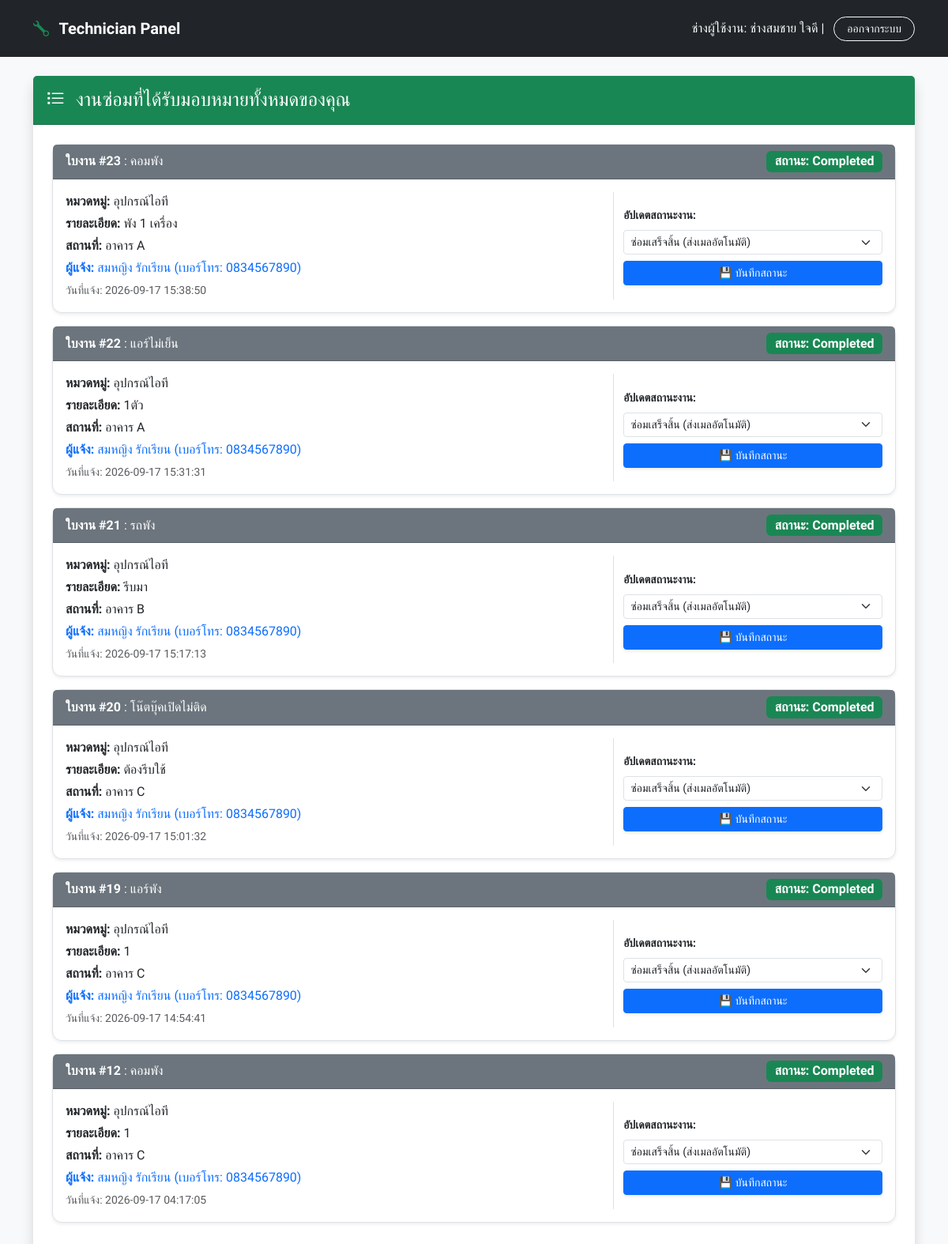
The app's page /tech_dashboard.php (signed in) with its own data.
### tables this page shows
CREATE TABLE `tickets` (
  `ticket_id` int(11) NOT NULL,
  `user_id` int(11) NOT NULL,
  `contact_email` varchar(255) DEFAULT NULL,
  `category_id` int(11) NOT NULL,
  `technician_id` int(11) DEFAULT NULL,
  `title` varchar(150) NOT NULL,
  `description` text NOT NULL,
  `location` varchar(150) NOT NULL,
  `status` enum('Pending','Assigned','In Progress','Completed','Cancelled') DEFAULT 'Pending',
  `priority` enum('Low','Medium','High','Urgent') DEFAULT 'Medium',
  `created_at` timestamp NOT NULL DEFAULT current_timestamp(),
  `updated_at` timestamp NOT NULL DEFAULT current_timestamp() ON UPDATE current_timestamp()
);

CREATE TABLE `categories` (
  `category_id` int(11) NOT NULL,
  `category_name` varchar(100) NOT NULL,
  `description` text DEFAULT NULL,
  `created_at` timestamp NOT NULL DEFAULT current_timestamp()
);

CREATE TABLE `users` (
  `user_id` int(11) NOT NULL,
  `username` varchar(50) NOT NULL,
  `password_hash` varchar(255) NOT NULL,
  `full_name` varchar(100) NOT NULL,
  `email` varchar(100) NOT NULL,
  `phone` varchar(20) NOT NULL,
  `role` enum('User','Technician','Admin') DEFAULT 'User',
  `is_active` tinyint(1) DEFAULT 1,
  `created_at` timestamp NOT NULL DEFAULT current_timestamp(),
  `updated_at` timestamp NOT NULL DEFAULT current_timestamp() ON UPDATE current_timestamp()
);

### tech_dashboard.php (the view, shortened to what this page needs)
<?php
include 'db.php';
$tech_id = $_SESSION['user_id'];
$stmt_tickets = $conn->prepare("
    SELECT t.*, u.full_name AS user_name, u.phone AS user_phone, c.category_name
    FROM tickets t
    JOIN users u ON t.user_id = u.user_id
    JOIN categories c ON t.category_id = c.category_id
    WHERE t.technician_id = ?
    ORDER BY FIELD(t.status, 'Assigned', 'In Progress', 'Completed'), t.created_at DESC
");
$stmt_tickets->execute([$tech_id]);
$tickets = $stmt_tickets->fetchAll(PDO::FETCH_ASSOC);
?>
<!DOCTYPE html>
<html lang="th">
<head>
    <link href="https://cdn.jsdelivr.net/npm/bootstrap@5.3.0/dist/css/bootstrap.min.css" rel="stylesheet">
    <link rel="stylesheet" href="https://cdn.jsdelivr.net/npm/bootstrap-icons@1.10.5/font/bootstrap-icons.css">
</head>
<body class="bg-light">
    <nav class="navbar navbar-expand-lg navbar-dark bg-dark mb-4 py-3">
        <div class="container">
            <a class="navbar-brand fw-bold" href="#"><i class="bi bi-wrench text-success me-2"></i> Technician Panel</a>
            <span class="text-light">ช่างผู้ใช้งาน: <?= htmlspecialchars($_SESSION['full_name']); ?> | <a href="index.php" class="btn btn-outline-light btn-sm ms-2 rounded-pill px-3">ออกจากระบบ</a></span>
        </div>
    </nav>
    <div class="container mb-5">
        <div class="card shadow mb-4">
            <div class="card-header bg-success text-white py-3">
                <h4 class="mb-0"><i class="bi bi-list-task me-2"></i> งานซ่อมที่ได้รับมอบหมายทั้งหมดของคุณ</h4>
            </div>
            <div class="card-body p-4">
                <?php if(count($tickets) > 0): ?>
                    <?php foreach($tickets as $row): ?>
                        <div class="card border mb-3 shadow-sm">
                            <div class="card-header d-flex justify-content-between align-items-center bg-secondary text-white">
                                <span><strong>ใบงาน #<?= $row['ticket_id']; ?></strong> : <?= htmlspecialchars($row['title']); ?></span>
                                <span class="badge bg-<?= ($row['status'] == 'Completed') ? 'success' : 'warning text-dark'; ?> fs-6">สถานะ: <?= $row['status']; ?></span>
                            </div>
                            <div class="card-body">
                                <div class="row">
                                    <div class="col-md-8">
                                        <p class="mb-1"><strong>หมวดหมู่:</strong> <?= htmlspecialchars($row['category_name']); ?></p>
                                        <p class="mb-1"><strong>รายละเอียด:</strong> <?= htmlspecialchars($row['description']); ?></p>
                                        <p class="mb-1"><strong>สถานที่:</strong> <?= htmlspecialchars($row['location']); ?></p>
                                        <p class="mb-1 text-primary"><strong>ผู้แจ้ง:</strong> <?= htmlspecialchars($row['user_name']); ?> (เบอร์โทร: <?= htmlspecialchars($row['user_phone']); ?>)</p>
                                        <small class="text-muted">วันที่แจ้ง: <?= $row['created_at']; ?></small>
                                    </div>
                                    <div class="col-md-4 border-start d-flex flex-column justify-content-center">
                                        <form method="POST">
                                            <label class="form-label fw-bold small">อัปเดตสถานะงาน:</label>
                                            <select name="status" class="form-select form-select-sm mb-2" required>
                                                <option value="Completed" <?= ($row['status'] == 'Completed') ? 'selected' : ''; ?>>ซ่อมเสร็จสิ้น (ส่งเมลอัตโนมัติ)</option>
                                            </select>
                                            <button type="submit" name="update_status" class="btn btn-sm btn-primary w-100 shadow-sm">💾 บันทึกสถานะ</button>
                                        </form>
                                    </div>
                                </div>
                            </div>
                        </div>
                    <?php endforeach; ?>
                <?php else: ?>
                    <div class="text-center text-muted py-5">ยังไม่มีงานซ่อมที่ได้รับมอบหมายในขณะนี้</div>
                <?php endif; ?>
            </div>
        </div>
    </div>
</body>
</html>

### tech_dashboard.php (style rules this page uses)
body { font-family: 'Prompt', sans-serif; background-color: #f4f7f6; }
.card { border: none; border-radius: 12px; box-shadow: 0 4px 20px rgba(0,0,0,0.05); }

### records on screen
tickets: ticket_id "23", title "คอมพัง", status "Completed", category.category_name "อุปกรณ์ไอที", description "พัง 1 เครื่อง", location "อาคาร A", user.full_name "สมหญิง รักเรียน", user.phone "0834567890", created_at "2026-09-17 15:38:50", status "ซ่อมเสร็จสิ้น (ส่งเมลอัตโนมัติ)"
tickets: ticket_id "22", title "แอร์ไม่เย็น", status "Completed", category.category_name "อุปกรณ์ไอที", description "1ตัว", location "อาคาร A", user.full_name "สมหญิง รักเรียน", user.phone "0834567890", created_at "2026-09-17 15:31:31", status "ซ่อมเสร็จสิ้น (ส่งเมลอัตโนมัติ)"
tickets: ticket_id "21", title "รถพัง", status "Completed", category.category_name "อุปกรณ์ไอที", description "รีบมา", location "อาคาร B", user.full_name "สมหญิง รักเรียน", user.phone "0834567890", created_at "2026-09-17 15:17:13", status "ซ่อมเสร็จสิ้น (ส่งเมลอัตโนมัติ)"
tickets: ticket_id "20", title "โน๊ตบุ๊คเปิดไม่ติด", status "Completed", category.category_name "อุปกรณ์ไอที", description "ต้องรีบใช้", location "อาคาร C", user.full_name "สมหญิง รักเรียน", user.phone "0834567890", created_at "2026-09-17 15:01:32", status "ซ่อมเสร็จสิ้น (ส่งเมลอัตโนมัติ)"
tickets: ticket_id "19", title "แอร์พัง", status "Completed", category.category_name "อุปกรณ์ไอที", description "1", location "อาคาร C", user.full_name "สมหญิง รักเรียน", user.phone "0834567890", created_at "2026-09-17 14:54:41", status "ซ่อมเสร็จสิ้น (ส่งเมลอัตโนมัติ)"
tickets: ticket_id "12", title "คอมพัง", status "Completed", category.category_name "อุปกรณ์ไอที", description "1", location "อาคาร C", user.full_name "สมหญิง รักเรียน", user.phone "0834567890", created_at "2026-09-17 04:17:05", status "ซ่อมเสร็จสิ้น (ส่งเมลอัตโนมัติ)"

### other values on screen
$_SESSION['full_name'] "ช่างสมชาย ใจดี"
